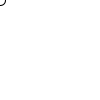
Frame 1 (no input)
Frame 60 (the mouse pressed at the canvas centre just before this capture): identical to frame 1, image omitted
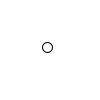
Frame 120 (the mouse held since frame 60 and released just before this capture)

The Processing sketch that drew these frames (run headless with seeded random() and noise(); from frame 60 on, the mouse is pressed at the canvas centre):

// Processing sketch: processing_105067
// ── processing_105067.pde

void setup() {
}

float x;
float y;

void draw() {
  background(255);
  x=x+ (mouseX-x)/20;   //follow
  y=y+ (mouseY-y)/20;
  ellipse(x, y, 10, 10);
}
